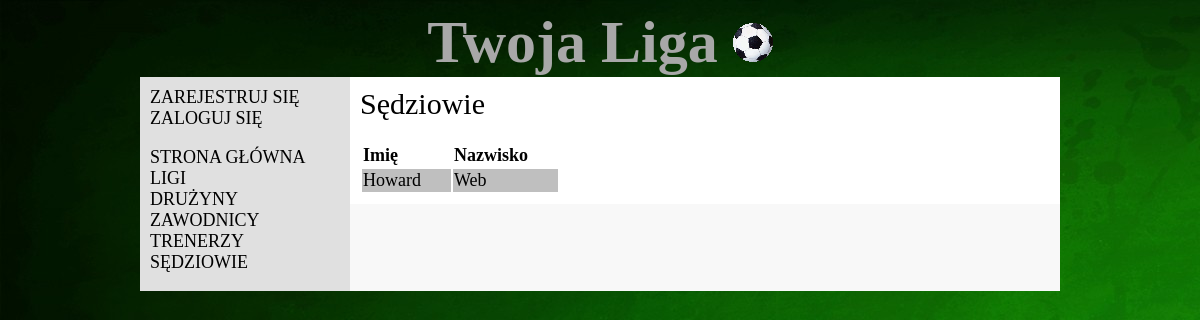
Page /referees/ on the earlier database version.
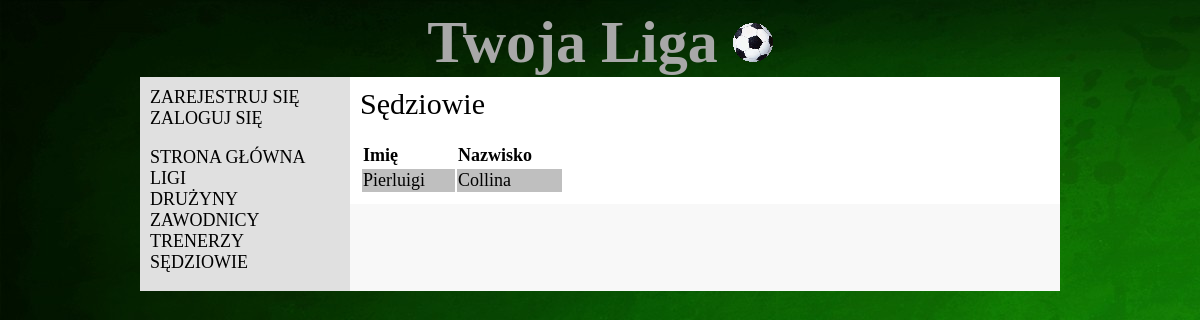
Same page on the later database version.
### liga/models.py (models this page shows, shortened)
class Referee(models.Model):
    name=models.CharField(max_length=50)
    surname=models.CharField(max_length=50)

### liga/views.py (the view)
# urls.py: url(r'^referees/', views.referees, name='referees'),
def referees(request):
    refereeslist = Referee.objects.all().order_by('surname')
    return render_to_response('referees.html', RequestContext(request, {'refereeslist': refereeslist}))

### liga/templates/referees.html (shortened to what this page needs)
<!DOCTYPE html>
{% extends "base.html" %}
{% block content %}
    <div class="title">Sędziowie</div><br/>
    <table>
        <tr>
            <td><b>Imię</b></td>
            <td><b>Nazwisko</b></td>
        </tr>
        {% for referee in refereeslist %}
            <tr>
                <td>{{ referee.name }}</td>
                <td>{{ referee.surname }}</td>
            </tr>
        {% endfor %}
    </table>
{% endblock %}

Differences in the rows shown:
removed Referee: name "Howard", surname "Web"
added Referee: name "Pierluigi", surname "Collina"
